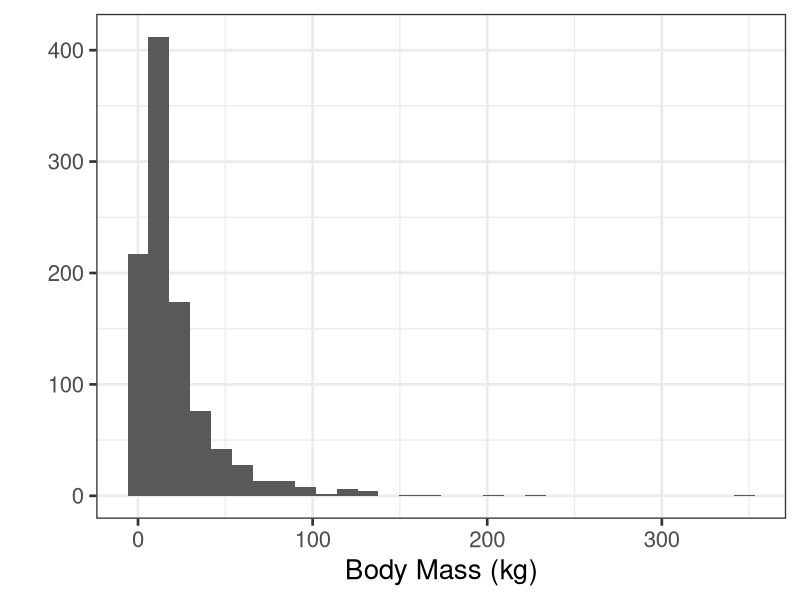
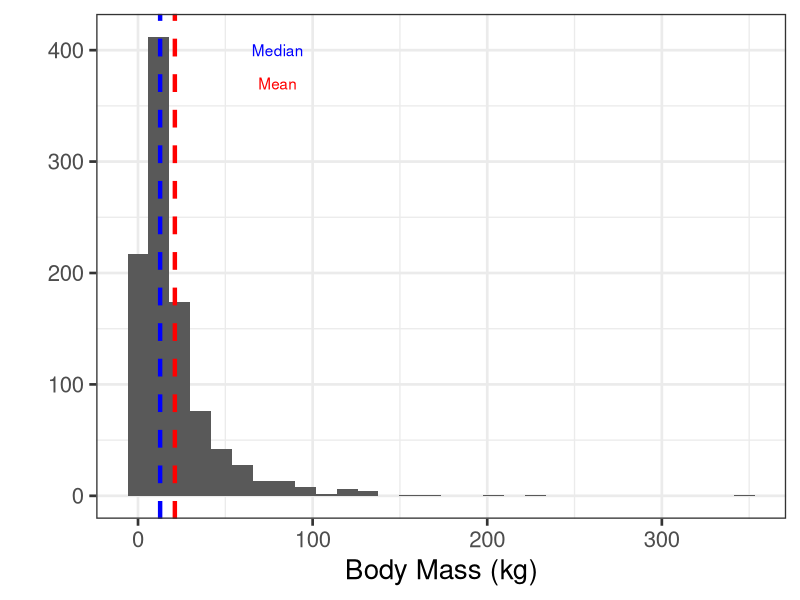

Generate these figures, in order, with R:
## ---- chunk 1
library(ggplot2)
mammalmass <- rlnorm(1000, meanlog = 2.6)
bmplot <- qplot(mammalmass, xlab="Body Mass (kg)") + theme_bw(20)
bmplot
## ---- chunk 2
bmplot + 
  geom_vline(xintercept = mean(mammalmass), color = "red", linetype = "dashed", size=1.5) + 
  geom_vline(xintercept = median(mammalmass), color = "blue", linetype="dashed", size=1.5) + 
  annotate("text", x=80, y=400, color="blue", label="Median") + 
  annotate("text", x=80, y=370, color="red", label="Mean") 
